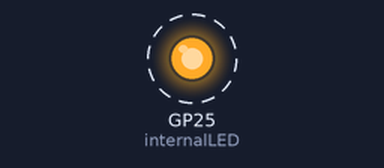
Recording of a program running on a simulated Raspberry Pi Pico running MicroPython. Shown: output pins drawn as LEDs (lit = HIGH). Dashed ring = blinking.

Above: at 0.5 s.
Timing chart, 0 to 4.6 s (numbered marks = the images above):
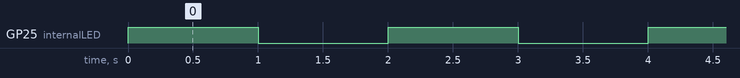

Measured:
- by itself, GP25 (internalLED): alternates HIGH for 1.0 s and LOW for 1.0 s

The program:

internal_LED_Flash_toggle.py
```python
import machine
# utime and time are the same - the time library just points to utime library
from utime import sleep

# on regular pico can use GP25 - on pico w use 'LED"
#  for regular pico use: internalLED = machine.Pin(25, machine.Pin.OUT
internalLED = machine.Pin('LED', machine.Pin.OUT)

while True:
    internalLED.toggle()
    sleep(1)
```
